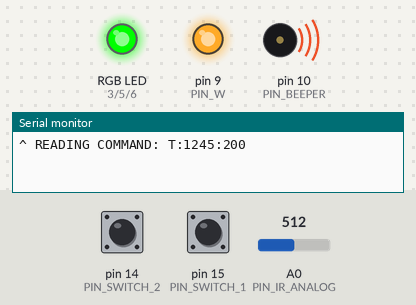
Recording of a program running on a simulated Arduino Leonardo, built with avr-gcc and run on an emulated ATmega32U4. Shown: an RGB LED mixed from three pins (HIGH = lit), output pins drawn as LEDs (lit = HIGH), buzzer (waves = sounding), the last lines printed to the serial monitor. The test bench sets the inputs (shaded band); at power-on: A0 (PIN_IR_ANALOG) = 512, pin 14 (PIN_SWITCH_2) LOW, pin 15 (PIN_SWITCH_1) LOW. Dim RGB values are drawn brighter than linear.

Above: at 1.2 s.
1.3 s: A0 (PIN_IR_ANALOG) set to 821
At 4.1 s:
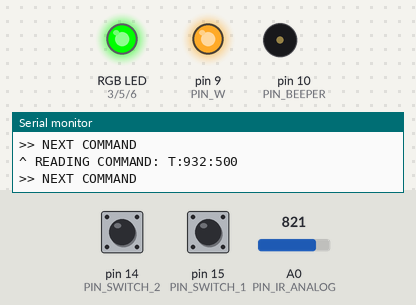
4.3 s: A0 (PIN_IR_ANALOG) set to 843
At 4.45 s:
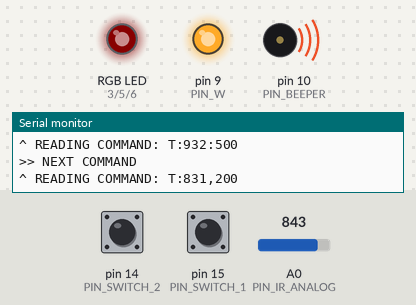
At 5.05 s:
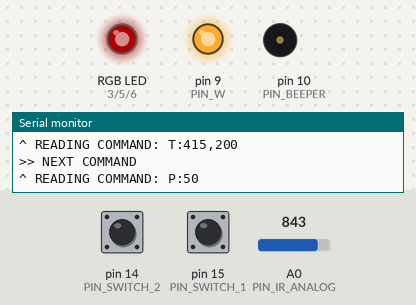
Timing chart, 0 to 33.5 s (numbered marks = the images above; inputs shaded):
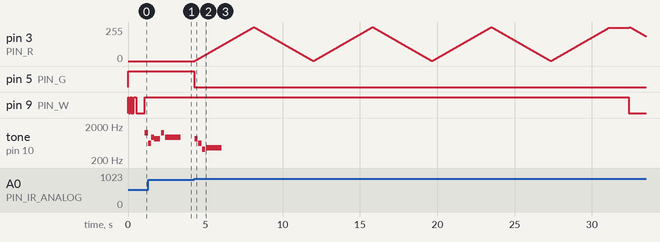

Measured:
- the behaviour switches between 835 and 836 on A0 (PIN_IR_ANALOG) (found by bisection; images 1 and 2)
- after the input at 4.3 s, pin 5 (PIN_G): HIGH → LOW at once; tone on pin 10 (PIN_BEEPER): plays 831 Hz for 0.20 s, 622 Hz for 0.20 s, 415 Hz for 0.20 s, 466 Hz for 1.0 s, starting at once
- by itself, tone on pin 10 (PIN_BEEPER): plays 932 Hz for 0.20 s, 831 Hz for 0.40 s, 1245 Hz for 0.20 s, 932 Hz for 1.0 s

The program:

main.cpp
```cpp
#include <Arduino.h>
#include <avdweb_VirtualDelay.h>
#include <OneButton.h>
#include <config.h>
#include <ToneSfx.h>

// TODO
// add some piezo buzzer for annoying melody? :)
// what to do with the rocker switch (no fuction at the moment)

VirtualDelay whiteDelay;
VirtualDelay redBreatheDelay;

ToneSfx beeper(PIN_BEEPER);

bool beeper_on = true;

const char *tone_insert[] = {"T:1245:200", "T:622:200", "T:932:200", "T:831:400", "P:50", "T:1245:200", "P:50", "T:932:500", SFX_END};
const char *tone_remove[] = {"T:831,200", "P:50", "T:622,200", "P:50", "T:415,200", "P:50", "T:466,500", SFX_END};

bool switch_state[2] = {false, false};
int switch_pin[2] = {PIN_SWITCH_1, PIN_SWITCH_2};

unsigned long white_on_time = 30 * 1000; // 30 seconds
unsigned long white_on_time_previous = 0;
bool turn_white_on = false;
bool want_turn_white_on = false;
bool white_turned_on = false;

bool ir_detected = true;

bool led_red_breathing_active = true;
bool led_red_breathing_up = true;
int led_red_breathing_value = 0;
int led_red_breathing_delay = 15;


// detects IR module obstacle
bool detect_ir(bool analog_mode = false) {
  bool ir_on = false;
  if (analog_mode == true) {
    if (analogRead(PIN_IR_ANALOG) <= 835) { // magic constant
      ir_on = false;
    } else {
      ir_on = true;
    }
  } else {
    if (digitalRead(PIN_IR) == HIGH) {
      ir_on = true;
    } else {
      ir_on = false;
    }
  }
  return ir_on;
}

// fades out white led (duh...)
void led_white_fadeout(int delay_time) {
  for (int i = 256 - 1; i >= 0; i--) {
    analogWrite(PIN_W, i);
    delay(delay_time);
  }
  digitalWrite(PIN_W, LOW);
}

// fades in white led
void led_white_fadein(int delay_time) {
  for (int i = 0; i < 255; i++) {
    analogWrite(PIN_W, i);
    delay(delay_time);
  }
  digitalWrite(PIN_W, LOW);
}

// white led turn on blinking effect
void led_white_turnon_effect() {
  digitalWrite(PIN_W, HIGH);
  delay(40);
  digitalWrite(PIN_W, LOW);
  delay(100);
  digitalWrite(PIN_W, HIGH);
  delay(60);
  digitalWrite(PIN_W, LOW);
  delay(40);
  digitalWrite(PIN_W, HIGH);
  delay(40);
  digitalWrite(PIN_W, LOW);
  delay(80);
  digitalWrite(PIN_W, HIGH);
  delay(180);
  digitalWrite(PIN_W, LOW);
  delay(40);
  led_white_fadein(2);
  digitalWrite(PIN_W, HIGH);
}

// determinates what side of switch is on
void switch_tick() {
  for (int i = 0; i < 2; i++) {
    switch_state[i] = digitalRead(switch_pin[i]);
  }
}

// delay tick function for white led
void white_led_tick() {
  if (want_turn_white_on == true) {
    if (white_turned_on == false) {
      white_turned_on = true;
      led_white_turnon_effect();
    } else {
      digitalWrite(PIN_W, HIGH);
    }
    // digitalWrite(PIN_W, HIGH);
    whiteDelay.start(white_on_time);
    if (whiteDelay.elapsed()) {
        //digitalWrite(PIN_W, LOW);
        white_turned_on = false;
        want_turn_white_on = false;
        led_white_fadeout(5);
    }
  }
}

// red led breathing
void led_red_breathe() {
  if (led_red_breathing_active == true) {
    analogWrite(PIN_R, led_red_breathing_value);
    redBreatheDelay.start(led_red_breathing_delay);
    if (redBreatheDelay.elapsed()) {
      if (led_red_breathing_up == true) {
        led_red_breathing_value += 1;
        if (led_red_breathing_value >= 255) {
          led_red_breathing_up = false;
        }

      } else {
        led_red_breathing_value -= 1;
        if (led_red_breathing_value <= 0) {
          led_red_breathing_up = true;
        }
      }

    }
  } else {
    digitalWrite(PIN_R, LOW);
  }

}

void setup() {
  // Serial.begin(9600);

  pinMode(PIN_R, OUTPUT);
  pinMode(PIN_G, OUTPUT);
  pinMode(PIN_B, OUTPUT);
  pinMode(PIN_W, OUTPUT);

  pinMode(PIN_IR, INPUT);

  pinMode(PIN_SWITCH_1, INPUT);
  pinMode(PIN_SWITCH_2, INPUT);

  digitalWrite(PIN_G, LOW);
  digitalWrite(PIN_W, LOW);

  // when powered on, determines if sound will be ON or OFF
  switch_tick();
  if (switch_state[0] == true) {
    beeper_on = false;
  }
}

void loop() {
  // detect obstacle (car key) insertion into the box
  if ((detect_ir(true) == true) && (ir_detected == false)) {
    // key NOT inserted
    ir_detected = true;
    digitalWrite(PIN_R, HIGH);
    digitalWrite(PIN_G, LOW);
    if (beeper_on == true) {
      beeper.play(tone_remove);
    }
    want_turn_white_on = true;
    led_red_breathing_active = true;
  }
  if ((detect_ir(true) == false) && (ir_detected == true)) {
    // key inserted
    digitalWrite(PIN_R, LOW);
    digitalWrite(PIN_G, HIGH);
    if (beeper_on == true) {
      beeper.play(tone_insert);
    }
    ir_detected = false;
    want_turn_white_on = true;
    led_red_breathing_active = false;
  }

  // toggle switch at the bottom of the case
  if (switch_state[1] == true) {
    // do something
  }
  if (switch_state[0] == true) {
    // do something else
  }

  // Serial.println(analogRead(PIN_IR_ANALOG));

  // delay ticks
  white_led_tick();
  led_red_breathe();
  switch_tick();
  beeper.tick();
}
```

config.h
```cpp
// PIN definitions

#define PIN_R 3
#define PIN_G 5
#define PIN_B 6
#define PIN_W 9

#define PIN_IR 16
#define PIN_IR_ANALOG A0

#define PIN_SWITCH_1 15
#define PIN_SWITCH_2 14

#define PIN_BEEPER 10
```
